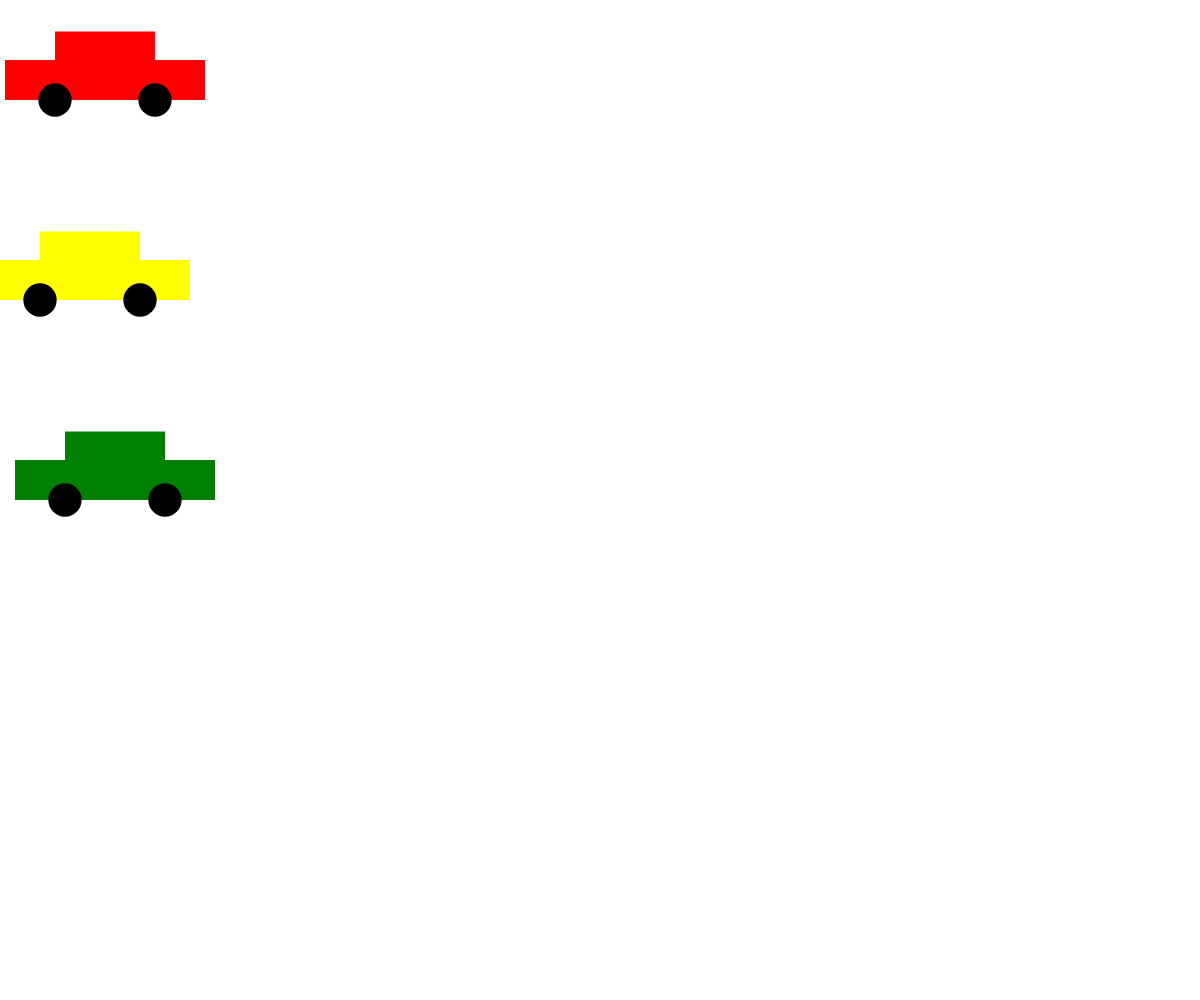
Frame 1 (no input)
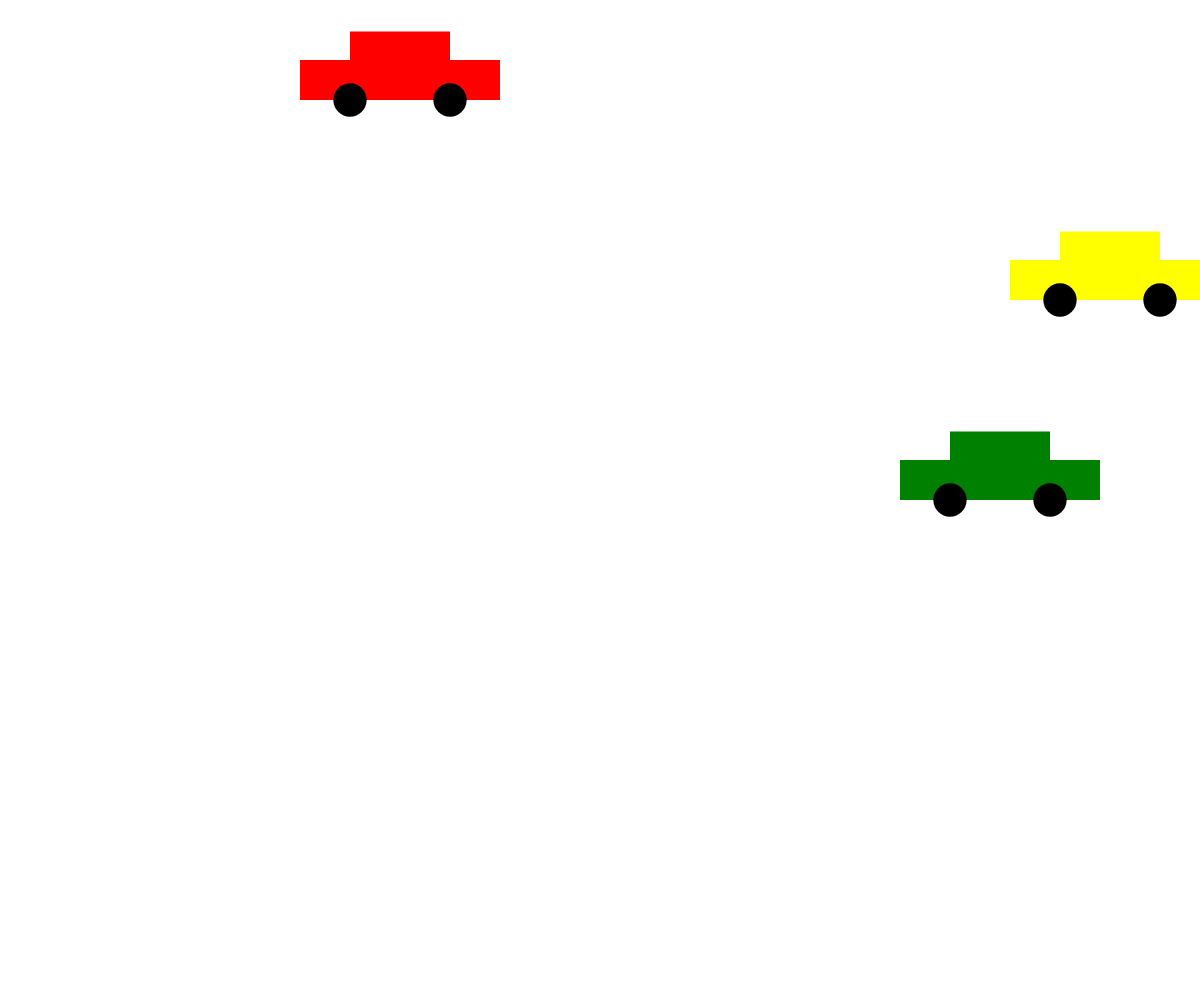
Frame 60 (no input)
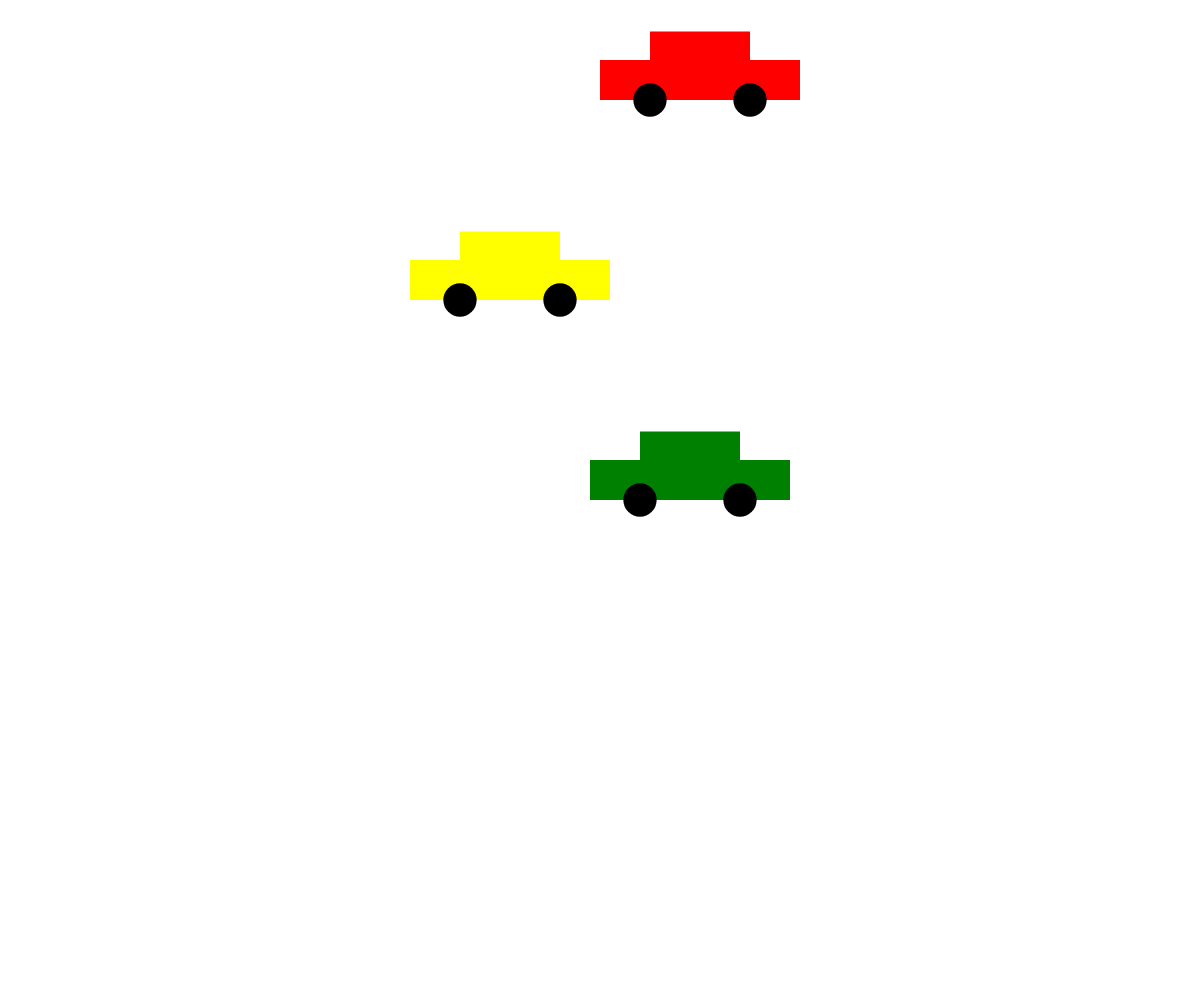
Frame 120 (the mouse pressed at the canvas centre since frame 60)

The p5.js sketch that drew these frames (run headless with seeded random() and noise() and a simulated clock; from frame 60 on, the mouse is pressed at the canvas centre):

// p5.js sketch
// ── sketch.js
const canvasWidth = window.innerWidth;
const canvasHeight = window.innerHeight; 

// feel free to change these values as you like!
const c1 = {
    x: 100,
    y: 100,
    width: 200,
    speed: 5,
    color: 'red'
};

const c2 = {
    x: 100,
    y: 300,
    width: 200,
    speed: -10,
    color: 'yellow'
};

const c3 = {
    x: 100,
    y: 500,
    width: 200,
    speed: 15,
    color: 'green'
};

// required to set up the canvas:
function setup() {
    createCanvas(canvasWidth, canvasHeight);
}


// animation loop:
function draw() {
    // clear the canvas:
    clear();

    // move the car:
    c1.x += c1.speed;
    c2.x += c2.speed;
    c3.x += c3.speed;

    if (c1.x > canvasWidth) {
        c1.x = 0;
    }
    if (c2.x < -200) {
        c2.x = canvasWidth+200 ;
    }
    if (c3.x > canvasWidth) {
        c3.x = 0;
    }

    drawCar(c1.x, c1.y, c1.width, c1.color);
    drawCar(c2.x, c2.y, c2.width, c2.color)
    drawCar(c3.x, c3.y, c3.width, c3.color)
    // draw the grid (optional -- feel free to remove this line):
        
}


// this function's job is to draw a car based on the 
// parameters the user passes in (x, y, size, fillColor, and wheelColor)
function drawCar(x, y, size, fillColor, wheelColor='black') {
    strokeWeight(0);
    
    // body
    fill(fillColor);
    rect(x - size/4, y - (size/5 + size/7), size / 2, size/7); // top
    rect(x - size/2, y - size/5, size, size/5); // bottom

    // wheels:
    fill(wheelColor);
    circle(x - size / 4, y, size / 6);
    circle(x + size / 4, y, size / 6);
}
